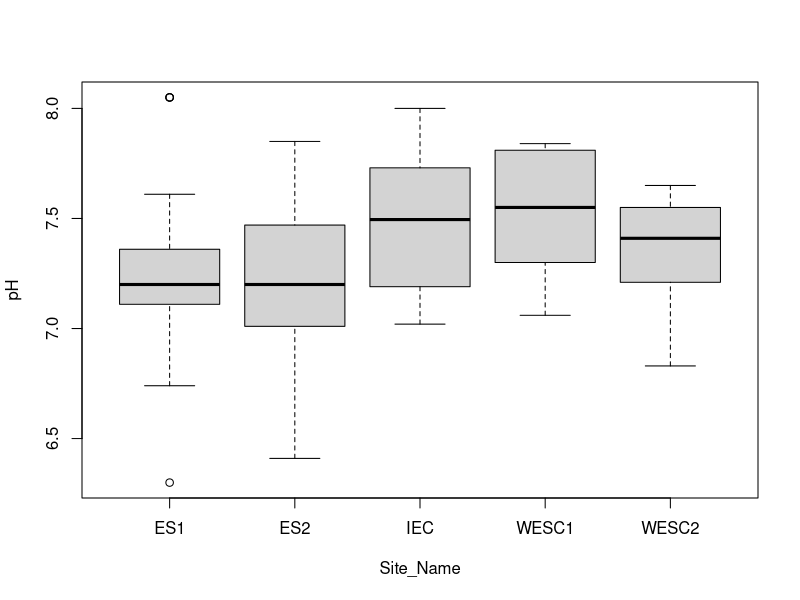
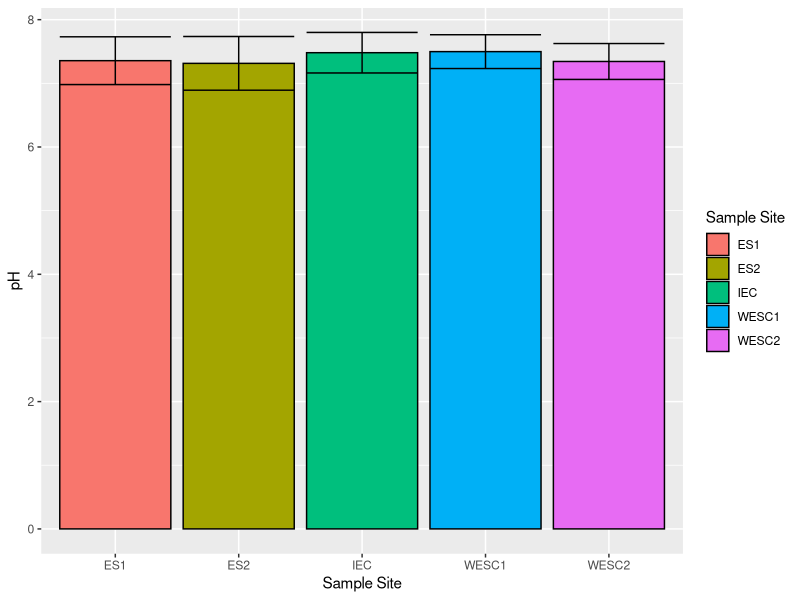
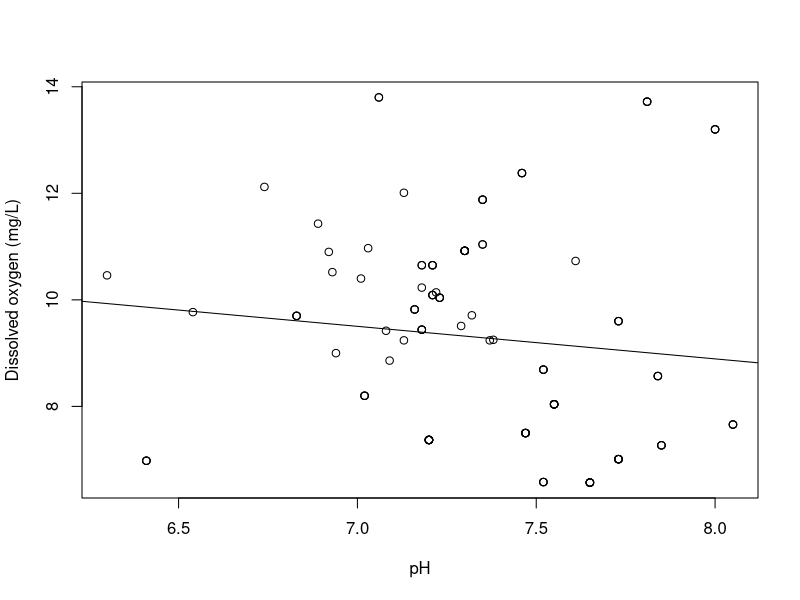
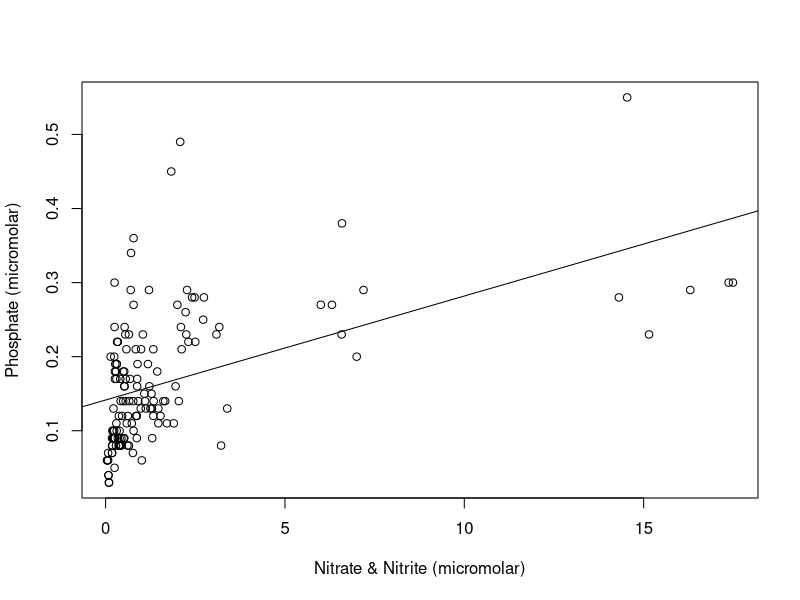

The R source for these figures, in order:
## ---- chunk 1
#for example:
2 + 2

#hint: in RStudio Cloud, click on the green triangle in the top right corner of this chunk, then look at the console below for the output!
## ---- chunk 2

getwd()

## ---- chunk 3

Elwha_data <- read.csv("Elwha_estuary_water_quality_2006-2014.csv",check.names = F) #reading in our .csv
Elwha_data #look at the data frame you created
colnames(Elwha_data)

## ---- chunk 4

colnames(Elwha_data)[colnames(Elwha_data) == "Nitrate + Nitrite concentration"] <- "Nitrate_Nitrite concentration" #rename column to remove +
colnames(Elwha_data)[colnames(Elwha_data) == "% Dissolved oxygen"] <- "Perc Dissolved oxygen" #rename column to remove %

names(Elwha_data) <- gsub(" ", "_", names(Elwha_data)) #replace spaces with underscores

Elwha_data[Elwha_data == "NS"] <- NA #replaces "NS", which stands for "no sample was collected" with NA, the correct syntax for R to recognize a missing value

Elwha_data <- Elwha_data[1:147,] #gets rid of a few extra, empty rows that were hanging around for no reason

## ---- chunk 5
str(Elwha_data) #tells us about our data frame
Elwha_data[1:5,1:5] #lets us preview the first 5 rows and columns, respectively - [r,c], and the : between numbers means that you are looking at the continuous range between them, like what appears in Excel when you select consecutive cells. You could read it as "through," so that 1:5 would read 1 through 5.
## ---- chunk 6

Elwha_data$Dam_Condition <- as.factor(Elwha_data$Dam_Condition) #the dollar sign helps us give R an absolute reference, similar to Excel syntax
Elwha_data$Site_Name <- as.factor(Elwha_data$Site_Name)

Elwha_data$Phosphate_concentration <- as.numeric(Elwha_data$Phosphate_concentration)
Elwha_data$Nitrate_Nitrite_concentration <- as.numeric(Elwha_data$Nitrate_Nitrite_concentration)
Elwha_data$Ammonium_concentration <- as.numeric(Elwha_data$Ammonium_concentration)
Elwha_data$Salinity <- as.numeric(Elwha_data$Salinity)
Elwha_data$Temperature <- as.numeric(Elwha_data$Temperature)
Elwha_data$Turbidity <- as.numeric(Elwha_data$Turbidity)
Elwha_data$Dissolved_oxygen <- as.numeric(Elwha_data$Dissolved_oxygen)
Elwha_data$Perc_Dissolved_oxygen <- as.numeric(Elwha_data$Perc_Dissolved_oxygen)
Elwha_data$pH <- as.numeric(Elwha_data$pH)

## ---- chunk 7

str(Elwha_data)

## ---- chunk 8

mean(Elwha_data$pH)

## ---- chunk 9

mean(Elwha_data$pH, na.rm = TRUE) #remove rows within column with value NA

## ---- chunk 10

median(Elwha_data$pH, na.rm=TRUE)

## ---- chunk 11

#you can use a semi-colon to combine multiple commands to be more efficient
min(Elwha_data$pH, na.rm = TRUE); max(Elwha_data$pH, na.rm = TRUE)

## ---- chunk 12

sd(Elwha_data$pH, na.rm = TRUE)

## ---- chunk 13

mean_pH <- mean(Elwha_data$pH, na.rm = TRUE)
std_pH <-sd(Elwha_data$pH, na.rm = TRUE)
error <- qnorm(0.975)*std_pH/sqrt(147) #147 is the total number of observations (our n), which is found in the str() output
left <- mean_pH-error
right <- mean_pH+error
left; right

## ---- chunk 14

t.test(pH~Dam_Condition, data=Elwha_data)

## ---- chunk 15

during_dam <- subset(Elwha_data,Elwha_data$Dam_Condition=="During removal")
during_dam[1:5,1:5]

## ---- chunk 16

pH_ANOVA <- aov(pH~Site_Name, data=during_dam)
summary(pH_ANOVA)

## ---- chunk 17

plot(pH~Site_Name, data=Elwha_data)

## ---- chunk 18
chooseCRANmirror(ind=1)
install.packages("plyr",repos='http://cran.us.r-project.org')
install.packages("dplyr",repos='http://cran.us.r-project.org') #different packages house different sets of functions - we need a function in package plyr
library(plyr) #tells R to open the library of functions contained in plyr
library(dplyr) #tells R to open the library of functions contained in dplyr

for_aov_plot <- ddply(during_dam,~Site_Name,summarize,mean=mean(pH, na.rm=TRUE),sd=sd(pH, na.rm = TRUE))

for_aov_plot

install.packages("ggplot2")
library(ggplot2)

plot <- ggplot(for_aov_plot, aes(x=Site_Name, y=mean)) + geom_bar(aes(fill=Site_Name),stat="identity", color="black", position=position_dodge()) + geom_errorbar(aes(ymin=mean-sd, ymax=mean+sd)) + labs(x="Sample Site",y="pH",fill="Sample Site")

plot

## ---- chunk 19

DO_pH_reg <- lm(Dissolved_oxygen~pH, data=Elwha_data)
DO_pH_reg
summary(DO_pH_reg)

## ---- chunk 20

plot(Dissolved_oxygen~pH, data=Elwha_data,xlab="pH", ylab="Dissolved oxygen (mg/L)") #the plot function doesn't use any special packages - it is in what we call base R; for units on Dissolved oxygen, we should check the metadata
abline(lm(Dissolved_oxygen~pH, data=Elwha_data)) #plots our regression line

## ---- chunk 21

P_NO3_cor <- cor.test(Elwha_data$Phosphate_concentration,Elwha_data$Nitrate_Nitrite_concentration,method="pearson",use = "complete.obs") #another way to reference the columns; use argument omits rows with NA values
P_NO3_cor

## ---- chunk 22

plot(Elwha_data$Phosphate_concentration~Elwha_data$Nitrate_Nitrite_concentration, xlab="Nitrate & Nitrite (micromolar)", ylab="Phosphate (micromolar)")
abline(lm(Elwha_data$Phosphate_concentration~Elwha_data$Nitrate_Nitrite_concentration))

